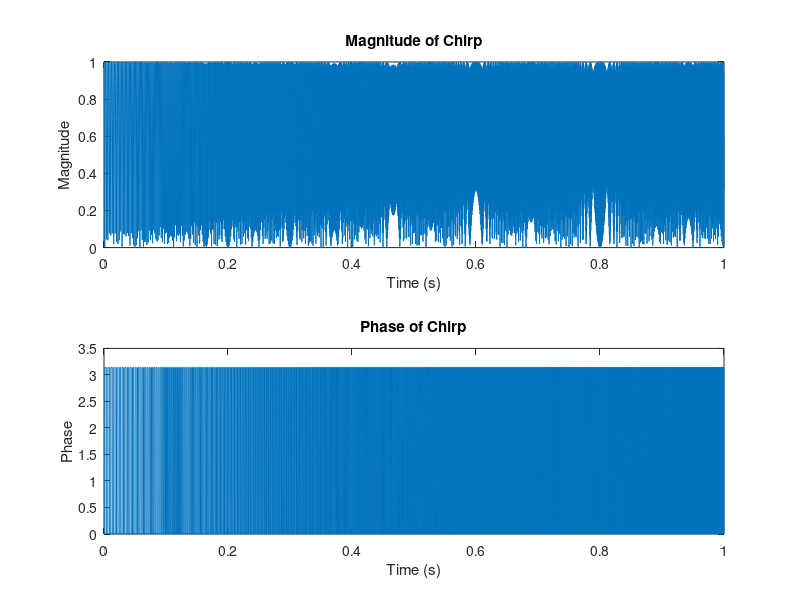
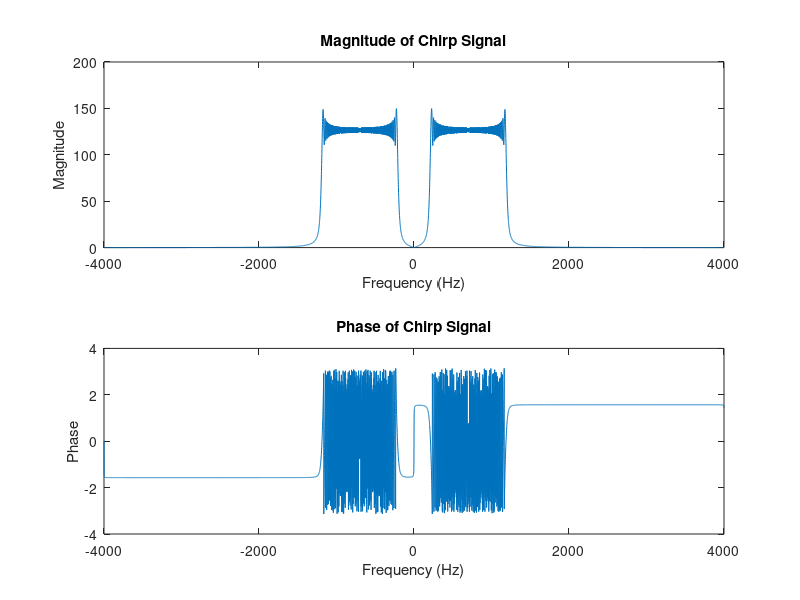
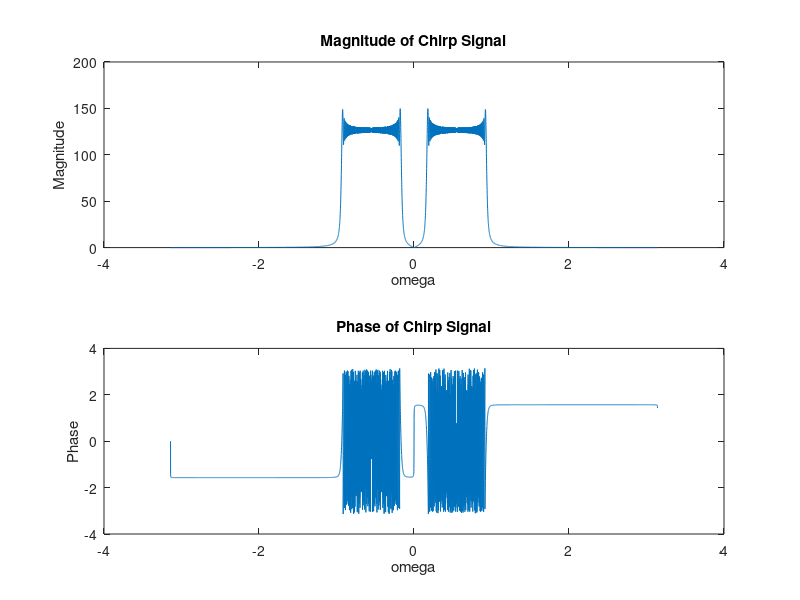
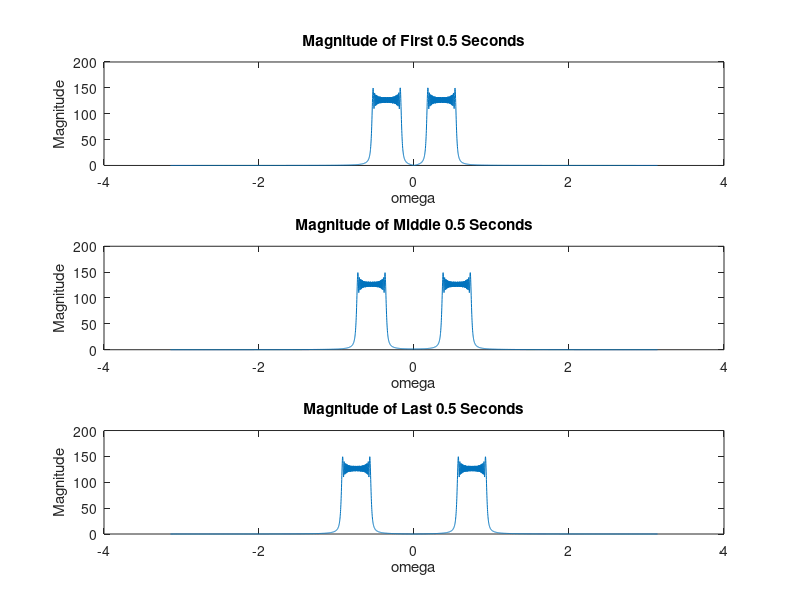

MATLAB code to generate these figures, in order:
% Thomas Haimes
% 2/16/25
% Homework 4

clear 
close all 


% PART B 
Fs = 8000;           % Sampling frequency
t = 0:1/Fs:1-1/Fs;   % Time vector
f0 = 200;            % Initial frequency
f1 = 1200;           % Final frequency

omega = linspace(-pi, pi, Fs);
omega2 = linspace(-pi, pi, Fs/2);

y = chirp(t, f0, 1, f1, "linear"); % Chirp function

%audiowrite("discrete_chrip.wav", y, Fs); % WAV file creation


% Graphs
figure;
subplot(2,1,1)
plot(t, abs(y));
xlabel("Time (s)");
ylabel("Magnitude");
title("Magnitude of Chirp");

subplot(2,1,2)
plot(t, angle(y));
xlabel("Time (s)");
ylabel("Phase");
title("Phase of Chirp");

% PART C

N = length(y);
Y = fft(y);                % FFT
f = (-N/2:N/2-1)*(Fs/N);   % Frequency axis

figure;

subplot(2,1,1);
plot(f, abs(fftshift(Y)));
%xlim([200 1200]);
xlabel("Frequency (Hz)");
ylabel("Magnitude");
title("Magnitude of Chirp Signal");

subplot(2,1,2);
plot(f, angle(fftshift(Y)));
%xlim([200 1200]);
xlabel("Frequency (Hz)");
ylabel("Phase");
title("Phase of Chirp Signal");

figure;

subplot(2,1,1);
plot(omega, abs(fftshift(Y)));
%xlim([200 1200]);
xlabel("\omega");
ylabel("Magnitude");
title("Magnitude of Chirp Signal");

subplot(2,1,2);
plot(omega, angle(fftshift(Y)));
%xlim([200 1200]);
xlabel("\omega");
ylabel("Phase");
title("Phase of Chirp Signal");
% DTFT AT DIFFERENT SEGMENTS

y1 = y(1:4000);        % First 0.5 seconds
y2 = y(2001:6000); % Middle 0.5 seconds
y3 = y(4001:8000);       % Last 0.5 seconds

% FFT

Y1 = fft(y1);
Y2 = fft(y2);
Y3 = fft(y3);

f1 = (-length(Y1)/2:length(Y1)/2-1)*(Fs/length(Y1));
f2 = (-length(Y2)/2:length(Y2)/2-1)*(Fs/length(Y2));
f3 = (-length(Y3)/2:length(Y3)/2-1)*(Fs/length(Y3));

% Plots

figure;

subplot(3,1,1);
plot(omega2, abs(fftshift(Y1)));
%xlim([200 1200]);
xlabel("\omega");
ylabel("Magnitude");
title("Magnitude of First 0.5 Seconds");

subplot(3,1,2);
plot(omega2, abs(fftshift(Y2)));
%xlim([200 1200]);
xlabel("\omega");
ylabel("Magnitude");
title("Magnitude of Middle 0.5 Seconds");

subplot(3,1,3);
plot(omega2, abs(fftshift(Y3)));
%xlim([200 1200]);
xlabel("\omega");
ylabel("Magnitude");
title("Magnitude of Last 0.5 Seconds");

figure;

subplot(3,1,1);
plot(omega2, angle(fftshift(Y1)));
%xlim([200 1200]);
xlabel("\omega");
ylabel("Phase");
title("Phase of First 0.5 Seconds");

subplot(3,1,2);
plot(omega2, angle(fftshift(Y2)));
%xlim([200 1200]);
xlabel("\omega");
ylabel("Phase");
title("Phase of Middle 0.5 Seconds");

subplot(3,1,3);
plot(omega2, angle(fftshift(Y3)));
%xlim([200 1200]);
xlabel("\omega");
ylabel("Phase");
title("Phase of Last 0.5 Seconds");

% PART D

figure;

subplot(3,1,1);
plot(f1, abs(fftshift(Y1)));
%xlim([200 1200]);
xlabel("Frequency (Hz)");
ylabel("Magnitude");
title("Magnitude of First 0.5 Seconds");

subplot(3,1,2);
plot(f2, abs(fftshift(Y2)));
%xlim([200 1200]);
xlabel("Frequency (Hz)");
ylabel("Magnitude");
title("Magnitude of Middle 0.5 Seconds");

subplot(3,1,3);
plot(f3, abs(fftshift(Y3)));
%xlim([200 1200]);
xlabel("Frequency (Hz)");
ylabel("Magnitude");
title("Magnitude of Last 0.5 Seconds");

figure;

subplot(3,1,1);
plot(f1, angle(fftshift(Y1)));
%xlim([200 1200]);
xlabel("Frequency (Hz)");
ylabel("Phase");
title("Phase of First 0.5 Seconds");

subplot(3,1,2);
plot(f2, angle(fftshift(Y2)));
%xlim([200 1200]);
xlabel("Frequency (Hz)");
ylabel("Phase");
title("Phase of Middle 0.5 Seconds");

subplot(3,1,3);
plot(f3, angle(fftshift(Y3)));
%xlim([200 1200]);
xlabel("Frequency (Hz)");
ylabel("Phase");
title("Phase of Last 0.5 Seconds");
% Physical Frequency
% fHz = (Fs/N) * (-N/2:N/2-1);
% 
% figure;
% 
% subplot(4,1,1);
% plot(fHz, abs(fftshift(Y)));
% %xlim([200 1200]);
% xlabel("Frequency (Hz)");
% ylabel("Magnitude");
% title("Magnitude of Chirp Signal");
% 
% subplot(4,1,2);
% plot(fHz, angle(fftshift(Y)));
% %xlim([200 1200]);
% xlabel("Frequency (Hz)");
% ylabel("Phase");
% title("Phase of Chirp Signal");

% PART E
% Frequency Shift

fshift = 300;
yshift = y .* exp(1j*2*pi*fshift*t);

% FFT
Yshift = fft(yshift);

% Graph
figure;

subplot(2,1,1)
plot(f, abs(fftshift(Y)));
hold on;
plot(f, abs(fftshift(Yshift)));
%xlim([200 1200]);
xlabel("Frequency (Hz)");
ylabel("Magnitude");
title("Original vs Shifted Magnitude");
hold off;



subplot(2,1,2)
plot(f, angle(fftshift(Y)));
hold on;
plot(f, angle(fftshift(Yshift)));
%xlim([500 1500]);
xlabel("Frequency (Hz)");
ylabel("Y Shifted");
title("Original vs Shifted Phase");
hold off;
